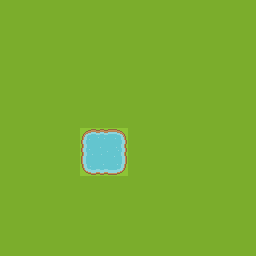

Below is a game level as drawn by its tile map, then a one-line description and the .tmx that defines it (tile-layer data replaced by summaries):
An orthogonal 16x16 tile map with 16x16 px tiles, 1 tile layer (Tile Layer 1) and 1 object.

<map version="1.2" tiledversion="1.2.3" orientation="orthogonal" renderorder="right-down" width="16" height="16" tilewidth="16" tileheight="16" infinite="0" nextlayerid="3" nextobjectid="6">
 <tileset firstgid="1" name="roguelikeSheet_transparent" tilewidth="16" tileheight="16" spacing="1" tilecount="1767" columns="57">
  <image source="../felicity/felicity-0.1/roguelikeSheet_transparent.png" width="968" height="526" />
 </tileset>
 <layer id="1" name="Tile Layer 1" width="16" height="16">
  <data>[256 cells, 256 non-empty, 10 distinct tile ids]</data>
 </layer>
 <objectgroup id="2" name="Object Layer 1">
  <object id="4" x="48" y="48" width="128" height="48">
   <properties>
    <property name="name" value="Solid" />
   </properties>
  </object>
 </objectgroup>
</map>
